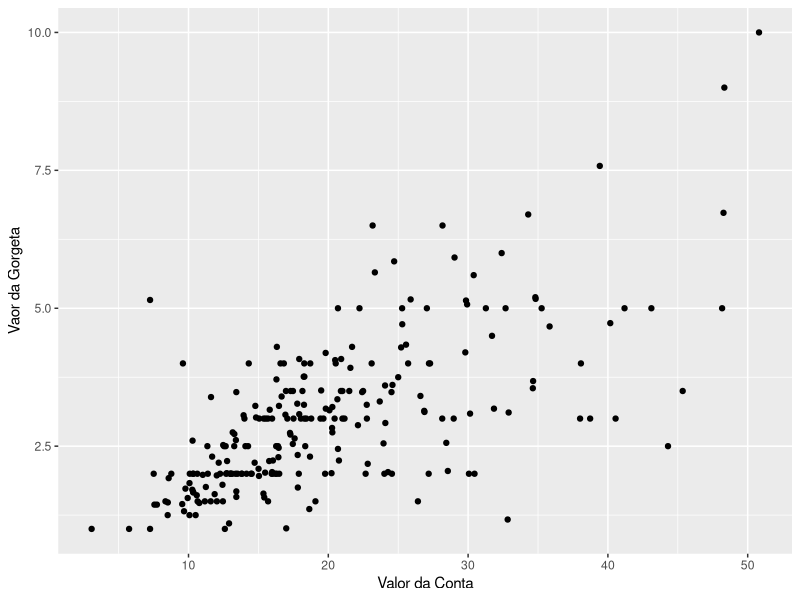
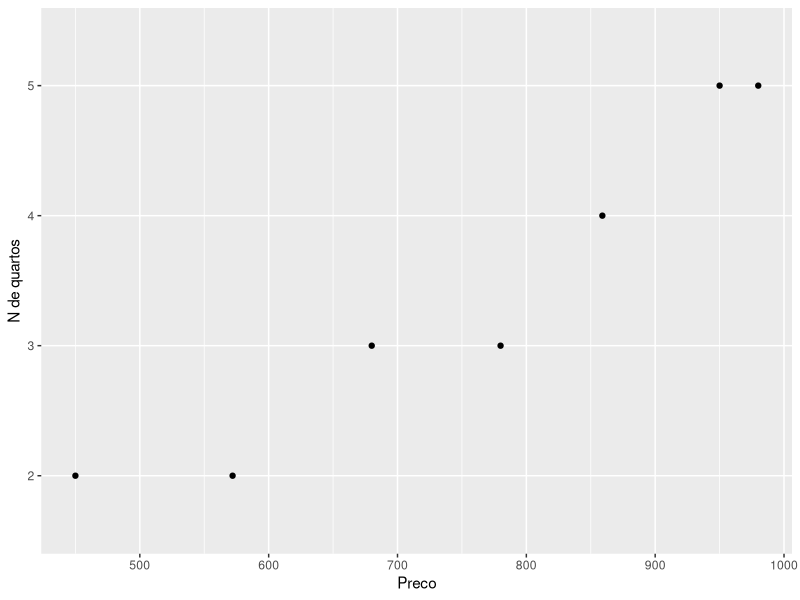
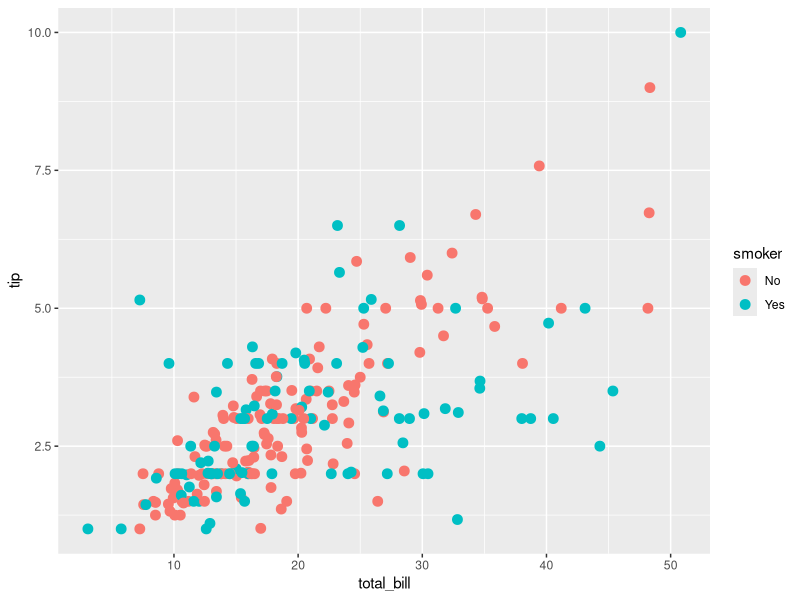
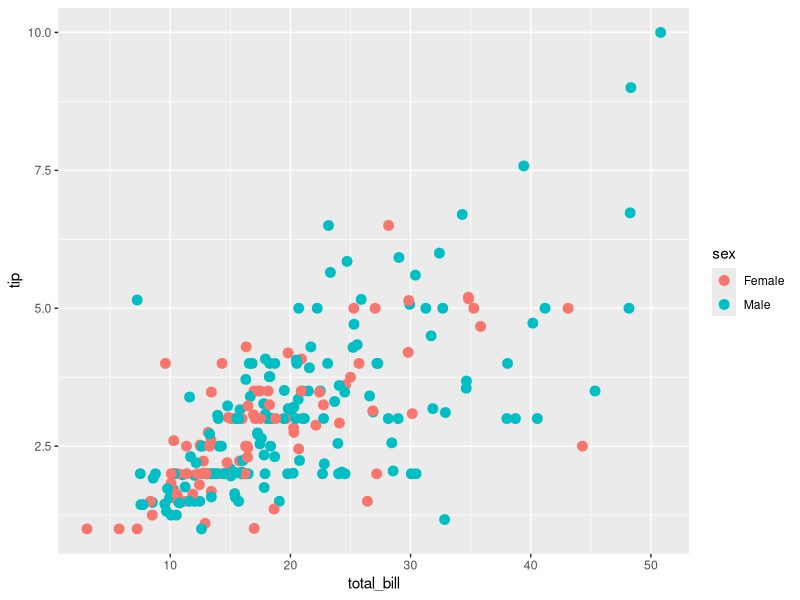
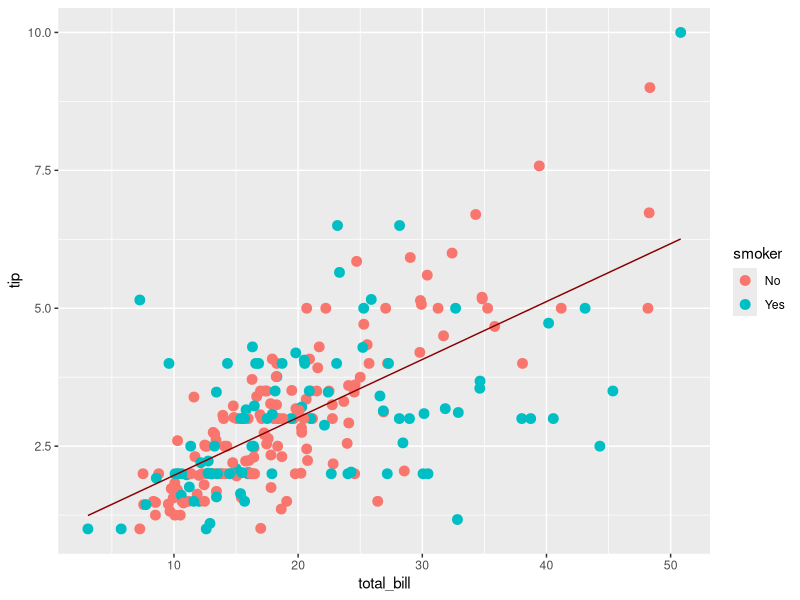
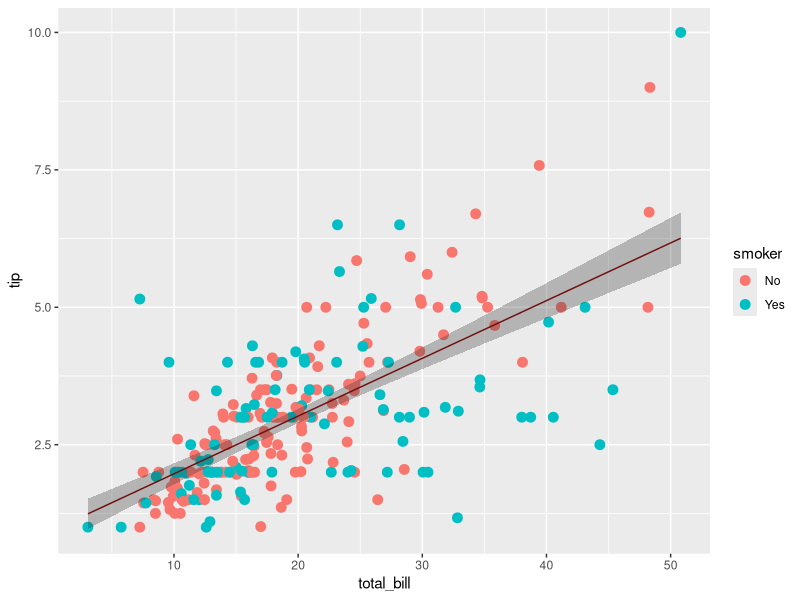
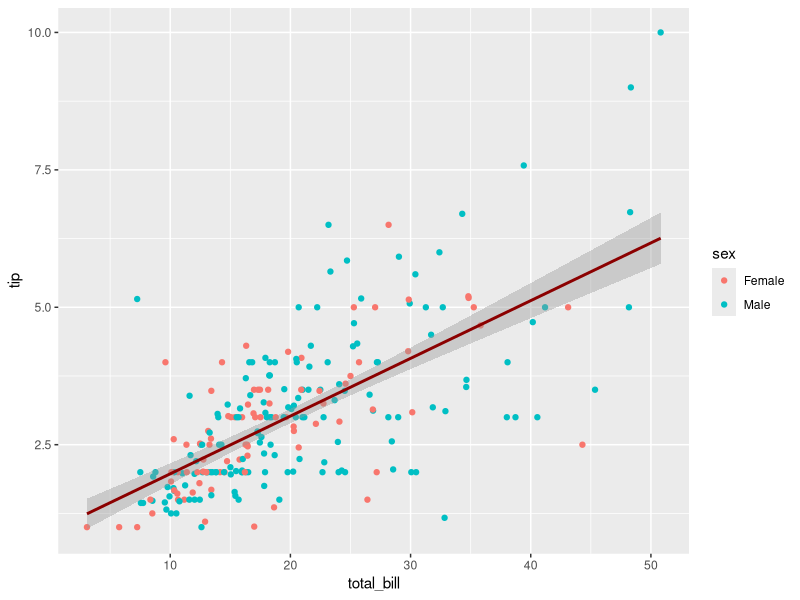
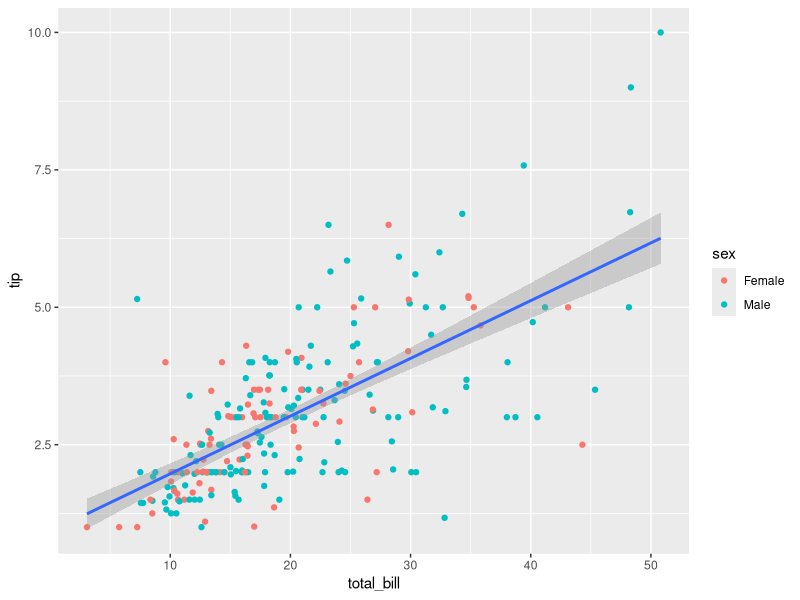

The R source for these figures, in order:
# Explorando o ggplot2

# Configurando Diretório de Trabalho
setwd("C:/Users/Julia/Desktop/CienciaDeDados/1.Big-Data-Analytics-com-R-e-Microsoft-Azure-Machine-Learning/4.Linguagem-R-Graficos")
getwd()

# Descricao

# Um sistema grafico completo, alternativo ao sistema basico de graficos do R
# Oferece mais opcoes de modificacao, legendas prontas e formatacao mais solidade


# Instalando e carregando o pacote
install.packages('ggplot2')
library(ggplot2)

# Plotando um grafico basico com qplot()

# O primeiro comando data(tips, package = 'reshape2') carrega o conjunto de dados tips (que difernte do iris
# nao vem ja carregado) do pacote reshape2 na sessão atual do R.

# O segundo comando qplot(total_bill, tip, data = tips, geom = 'point') cria um gráfico de dispersão
# (também chamado de gráfico de pontos) usando a função qplot() do pacote ggplot2.

# O comando qplot() toma as seguintes entradas:
  
#  total_bill e tip (nao precisa colocar tips$total_bill e tips$tip), pode colocar apenas o nome da
#  coluna total_bill e tip e estes serao os valores que irao ser plotados no eixo x e eixo y, respectivamente.

#  data = tips especifica que os dados para o gráfico vêm do data frame tips.

#  geom = 'point' especifica que o gráfico deve ser criado com pontos.

data(tips, package = 'reshape2')
View(tips)
qplot(total_bill, tip, data = tips, geom = 'point', xlab = 'Valor da Conta', ylab = 'Vaor da Gorgeta') # 'total_bill - valor da conta | 'tip' - valor da gorgeta


# Outro exemplo usando qplot()

# criando df com valores direto na funcao
df_valor_casas <- data.frame(Preco = c(572, 780, 859, 950, 450, 680, 980),
                              `N de Quartos` = c('2', '3', '4', '5', '2', '3', '5'),
                              Bairro = c('Classe Alta', 'Classe Media', 'Classe Alta', 'Classe Alta', 'Classe Media', 'Classe Media', 'Classe Alta'),
                              row.names = c('Casa 1', 'Casa 2', 'Casa 3', 'Casa 4', 'Casa 5', 'Casa 6', 'Casa 7'))

# criando o qplot
qplot(df_valor_casas$Preco, df_valor_casas$N.de.Quartos, data = df_valor_casas,
      geom = 'point', xlab = 'Preco', ylab = 'N de quartos')



# *** Agora vamos construir um grafico utlizando camada a camada ***

# Camada 1
# - vamos utilizar geom_point() que permite colocar os pontos no grafico
# - vamos utilizar o mapping que e um dos parametros de geom_point()
# - vamos usar o aes (funcao de 'aesthetics' que é usada para mapear variáveis aos atributos estéticos (visuais) de um gráfico,
#   como a posição, cor, tamanho, forma ou transparência dos pontos, linhas ou barras.)

camada1 <- geom_point(
  mapping = aes(x = total_bill, y = tip, color = smoker), # color diz se quem deu gorgeta era fumante ou nao
  data = tips,
  size = 3
)
ggplot() + camada1

# resumido
ggplot(data = tips, aes(x = total_bill, y = tip, color = sex)) + # color diz qual o sexo de quem deu a gorgeta
  geom_point(size = 3)


# *** Construindo um modelo de regressao (modelo de regressao linear simples) ***

# - Primeiro criamos um modelo regressao linear simples (modelo_base) utilizando a formula tip ~ total_bill que vai indicar
#   que queremos prever a gorjeta com base no valor total da conta. O argumento data = tips especifica que os dados a serem usados sao do dataframe tips.

# - Depois criamos um dataframe com duas colunas. A primeira coluna é chamada de "total_bill" e contém os valores 
#   da variavel "total_bill" do conjunto de dados "tips".
# - A segunda coluna é gerada pela função "predict" que serve para gerar as previsoes da variavel resposta ('tip') com
#   base nos valores da variável preditora ("total_bill") usando modelo de regressão "modelo_base" e especificamos
#   o intervalo de confiança de 95% com o argumento "interval = "confidence".
# - O resultado é uma matriz com três colunas: os valores previstos para a variável resposta (fit),
#   o limite inferior do intervalo de confiança (lwr) e o limite superior do intervalo de confiança (upr).
# - Se o valor total da conta ('total_bill') foi de 10,34 ao lado teremos o valor medio que deve ser a gorgeta + valor alto + valor baixo

modelo_base <- lm(tip ~ total_bill, data = tips) 
summary(modelo_base)

modelo_fit <- data.frame(                        
  total_bill = tips$total_bill,
  predict(modelo_base, interval = "confidence")
)
View(modelo_fit)

# Camada 2
# - esta criando um objeto de linha (geom_line) baseada nos dados do modelo_fit
# - mapeia o eixo x (total_bill) e o eixo y (fit) para a linha que será criada com a cor 'darkred'

camada2 <- geom_line(
  mapping = aes(x = total_bill, y = fit), # fit vem do df modelo_fit
  data = modelo_fit,
  color = 'darkred'
)
ggplot() + camada1 + camada2

# Camada 3
# - utilizamos a funcao geom_ribbon() para plotar uma faixa de confianca em torno da linha de regressão ajustada.
# - essa faixa é uma especie de limite de confiança. Logo a faixa cinza pode ser considerado uma margem de erro.
# - A faixa de confianca é criada a partir dos intervalos de confianca calculados anteriormente e é mostrada como uma
#   região sombreada no gráfico. A estética ymin e ymax mapeiam os limites inferior e superior do intervalo de confiança,
#   respectivamente. O parâmetro alpha define a transparência da faixa de confiança.

camada3 <- geom_ribbon(
  mapping = aes(x = total_bill, ymin = lwr, ymax = upr),
  data = modelo_fit,
  alpha = 0.3
)
ggplot() + camada1 + camada2 + camada3


# Versao final otimizada (sem ser por camada)
ggplot(tips, aes(x = total_bill, y = tip)) +
  geom_point(aes(color = sex)) +
  geom_smooth(method = lm, color = 'darkred')


# Gravando o grafico em um objeto

myplot_tips <- ggplot(tips, aes(x = total_bill, y = tip)) +
  geom_point(aes(color = sex)) +
  geom_smooth(method = 'lm')

class(myplot_tips)
print(myplot_tips)


# Exemplo acima usando o df_valor_casas (sem modelo de regressao linear)

# Camada 1
camada1_df <- geom_point(
  mapping = aes(x = df_valor_casas$Preco, y = df_valor_casas$N.de.Quartos, color = df_valor_casas$Bairro),
  data = df_valor_casas,
  size = 3
)
ggplot() + camada1_df

# Versao final otimizada (sem criar a camada1)
ggplot(df_valor_casas, aes(x = df_valor_casas$Preco, y = df_valor_casas$N.de.Quartos)) +
  geom_point(aes(color = df_valor_casas$Bairro))



# Criar um ScatterPlot (grafico de dispersao) com linha de regressao

# Criando os dados 
# - data frame chamado "data" com três colunas: "cond", "var1" e "var2".
# - coluna "cond" tem 20 observações, sendo 10 delas com o valor "Obs1" e 10 com o valor "Obs2". Essa coluna é criada com a função "rep", que repete os valores especificados um número determinado de vezes.
# - coluna "var1" tem 100 observações e é criada com a sequência de números de 1 a 100 somada a um ruído normal gerado com a função "rnorm" com desvio padrão igual a 9.

data <- data.frame(cond = rep(c("Obs1", "Obs2"), each = 10),
                   var1 = 1:100 + rnorm(100, sd = 9),
                   var2 = 1:100 + rnorm(100, sd = 16))
View(data)

# Plot

# - O codigo abaixo cria um gráfico de dispersão (scatterplot) com os valores da variável "var1" no eixo x e os valores
#   da variável "var2" no eixo y, utilizando o pacote ggplot2.
# - A funcao geom_point() adiciona os pontos ao gráfico com o argumento "shape" especificando a forma dos pontos e 
#   "size" especificando o tamanho.
# - A funcao geom_smooth() adiciona uma linha de tendência ao grafico utilizando o método de regressão linear (lm).
#   O argumento "se = FALSE" remove a sombra ao redor da linha de tendência.

ggplot(data, aes(x = var1, y = var2)) +
  geom_point(shape = 1, size = 2 ) +
  geom_smooth(method = lm, color = 'red', se = FALSE)

?lm


# BarPlot

# Criando df para dados

dados <- data.frame(grupo = c('A ', 'B ', 'C ', 'D '),
                    valor = c(33, 62, 56, 67),
                    num_obs = c(100, 500, 459, 342))

View(dados)

# Gerando a massa de dados no df

dados$right = cumsum(dados$num_obs) + 30 * c(0:(nrow(dados)-1))
dados$left = dados$right - dados$num_obs

# Plot

ggplot(dados) +                                 
  geom_rect(aes(xmin = left, xmax = right,                                  # usamos geom_rect para grafico de barras / xmin e xmax valores do label x
                ymin = 0, ymax = valor, colour = grupo, fill = grupo)) +    # ymin e ymax valors do label / colour define a borda e fill preenche as cores e cria legenda
                xlab('Numero de Observacoes') + ylab('Valor')




# Usando o df mtcars

View(df_mtcars)

# Plot - podemos visualizar como a quilometragem média do combustível varia com a cilindrada do motor. Em geral, espera-se que
# a eficiência do combustível diminua à medida que a cilindrada do motor aumenta,

ggplot(data = mtcars, aes(x = disp, y = mpg)) + geom_point() # com milhas por galao

# Outro aspecto que pode ser mapeado nesse grafico é a cor dos pontos 
# A opção colour é utilizada para representar as cores dos pontos no gráfico de acordo com a variável am, que indica se
# o carro possui transmissão automática (am = 0) ou manual (am = 1). Como essa variável é categórica, a função as.factor() é utilizada para convertê-la em um fator.

ggplot(data = mtcars, aes(x = disp, y = mpg, colour = as.factor(am))) +
  geom_point()

# No entando, tambem podemos mapear uma variavel continua a cor dos pontos: (coluna cyl)

ggplot(data = mtcars, aes(x = disp, y = mpg, colour = cyl)) +
  geom_point()

# Tambem podemos mapear o tamanho dos pontos a uma variavel de interesse (coluna wt)
# A legenda é inserida automaticaente no grafico

ggplot(data = mtcars, aes(x = disp, y = mpg, colour = cyl, size = wt)) +
  geom_point()


# *** Os geoms() definem qual forma geometrica sera utilizada para visualizacao dos dados no grafico ***


# Boxplot
ggplot(data = mtcars,
       aes(x = as.factor(cyl), y = mpg)) +
  geom_boxplot()

# Histogramas
ggplot(data = mtcars, 
       aes(x = mpg), binwidth = 30) +
  geom_histogram()

# Grafico de Barras
ggplot(data = mtcars,
       aes(x = as.factor(cyl))) +
  geom_bar()




# Personalizando os graficos (mudando cores e contorno)

colors()

ggplot(data = mtcars, aes(x = as.factor(cyl), y = mpg, colour = as.factor(cyl))) + # utiliza a função as.factor() para mapear a variável cyl para as estéticas colour e fill como fatores, o que faz com que diferentes cores sejam usadas para as diferentes categorias da variável. Já o segundo código, por não usar a função as.factor(), mapeia a variável cyl para a estética fill como uma variável numérica contínua, o que não resulta em cores diferentes para cada categoria.
  geom_boxplot()

ggplot(data = mtcars, aes(x = as.factor(cyl), y = mpg, fill = as.factor(cyl))) +
  geom_boxplot()

ggplot(data = mtcars, aes(x = as.factor(cyl), y = mpg)) +
  geom_boxplot(color = 'blue', fill = 'seagreen4')



# Podemos alterar os eixos

ggplot(data = mtcars, aes(x = mpg)) +
  geom_histogram() +
  xlab('Milhas por galao') + ylab('Frequencia')


# Legendas
ggplot(data = mtcars, aes(x = as.factor(cyl), fill = as.factor(cyl))) +
  geom_bar() +
  labs(fill = 'Cyl') # legenda da legenda

# Trocando a posicao da legenda
ggplot(data = mtcars, aes(x = as.factor(cyl), fill = as.factor(cyl))) +
  geom_bar() +
  labs(fill = 'Cyl') +
  theme(legend.position = 'top') # posicao da legenda

# Sem legenda
ggplot(data = mtcars, aes(x = as.factor(cyl), fill = as.factor(cyl))) +
  geom_bar() +
  guides(fill = FALSE)



# Facets (varios graficos na mesma area de plotagem)

# - A função facet_grid() é usada para dividir o gráfico em painéis diferentes com base no valor da variável am, que representa
# o tipo de transmissão (0 para automática e 1 para manual). O argumento ~. indica que o gráfico deve ser dividido apenas em
# uma coluna com painéis diferentes para cada valor distinto de am.

# - Dessa forma, o gráfico resultante mostra um painel para carros com transmissão automática (am = 0) e outro para carros com
# transmissão manual (am = 1), em que cada painel apresenta o gráfico de dispersão dos pontos coloridos por número de cilindros.

ggplot(data = mtcars, aes(x = mpg, y = disp, colour = as.factor(cyl))) +
  geom_point() +
  facet_grid(am~.)                                                         # horizontal

ggplot(data = mtcars, aes(x = mpg, y = disp, colour = as.factor(cyl))) +
  geom_point() +
  facet_grid(.~gear)                                                       # vertical



# *** Plots diferentes juntos (diferente de Facet) ***

install.packages('gridExtra')
library(gridExtra)
library(ggplot2)

# Dataset diamonds
data(diamonds)


# Histograma com plot1 - Podemos observar a partir do gráfico que a maior concentração de preços de diamantes está na faixa de 0 a 10000, sendo que a maioria dos diamantes têm preço inferior a 5000. Além disso, podemos notar que há uma cauda longa na distribuição, indicando que existem poucos diamantes com preços muito altos.

plot1 <- qplot(price, data = diamonds, binwidth = 1000, xlab = 'Preco', ylab = 'Frequencia')
plot1

# ScatterPlot (grafico de dispersao) com plot2 - relação entre o peso e o preço do diamante, observando como eles variam em conjunto. É possível notar que há uma tendência de aumento do preço à medida que o peso do diamante aumenta, o que é esperado. Porém, também é possível notar que os diamantes com corte "Ideal" têm preços mais altos em geral, independentemente do seu peso, enquanto os diamantes com corte "Fair" têm preços mais baixos em geral.

plot2 <- qplot(carat, price, data = diamonds, colour = cut, xlab = 'Carat (Peso em quilates)', ylab = 'Preco') +
  labs(color = 'Cut (Qualidade de Corte)')
plot2

# Combinando os 2 plots na mesma area

grid.arrange(plot1, plot2, ncol = 1)





# *** explicando 'summary(modelo_base)' ***

# Residual standard error: 1.022 on 242 degrees of freedom
# Multiple R-squared:  0.4566,	Adjusted R-squared:  0.4544 
# F-statistic: 203.4 on 1 and 242 DF,  p-value: < 2.2e-16


# - A linha "Call:" indica que o modelo foi ajustado usando a função lm() com a fórmula "tip ~ total_bill" 
#   e os dados do dataframe tips.

# - A secao "Residuals:" mostra as estatísticas descritivas dos resíduos do modelo (diferença entre os valores observados 
#   e os valores preditos pelo modelo). O mínimo, 1º quartil, mediana, 3º quartil e máximo dos resíduos são exibidos.

# - A secao "Coefficients:" mostra os coeficientes do modelo, incluindo o intercepto e o coeficiente de inclinação para a
#   variável preditora total_bill. Para cada coeficiente, temos sua estimativa, erro padrão, estatística t, e valor p.
#   O intercepto é estimado em 0.920270, e o coeficiente para a variável total_bill é 0.105025. Ambos os coeficientes sao
#   significantes no nível de significância de 0.05, como indicado pelos símbolos de asterisco ao lado dos valores p.

#   * O intercepto é a estimativa do valor da variável de resposta quando a variável preditora é zero. No caso deste modelo, o 
#   intercepto é de 0.920270, o que significa que quando a conta do cliente é zero, a gorjeta esperada é de aproximadamente 92 centavos.
#   * O coeficiente de inclinação para a variável preditora (total_bill) mede a mudança esperada na variável de resposta (tip)
#   quando a variavel preditora aumenta em uma unidade. Neste modelo, o coeficiente de inclinação é de 0.105025, o que 
#   significa que a cada aumento de um dólar na conta do cliente, espera-se um aumento de 10,5 centavos na gorjeta.
#   * O erro padrao e uma medida de quão preciso é a estimativa do coeficiente. Quanto menor o erro padrão, 
#   mais confiável é a estimativa.
#   * A estatística t mede a significância estatística do coeficiente. Quanto maior a estatística t, mais significativo é
#   o coeficiente. Nesse modelo, tanto o intercepto quanto o coeficiente de inclinação são estatisticamente significativos,
#   com estatísticas t de 5.761 e 14.260, respectivamente.
#   * O valor p mede a probabilidade de obter uma estatística t tão grande ou maior do que a observada se a hipotese nula de
#   que o coeficiente é zero fosse verdadeira. Um valor p menor que o nível de significância (geralmente 0,05) indica que é
#   improvável que o coeficiente seja zero e que ele é estatisticamente significativo. Neste modelo, ambos os coeficientes
#   têm valores p muito baixos, indicando que são altamente significativos.

# - A secao "Residual standard error:" mostra o desvio padrão dos resíduos, que é uma medida da variabilidade nao
#   explicada pelo modelo.

# - A secao "Multiple R-squared:" mostra o coeficiente de determinação R², que é uma medida de quão bem o modelo se ajusta
#   aos dados. Nesse caso, o modelo explica cerca de 45,66% da variabilidade na gorjeta.

# - A secao "Adjusted R-squared:" mostra o R² ajustado, que leva em consideração o número de preditores no modelo.
#   Nesse caso, o R² ajustado é ligeiramente menor que o R², indicando que o modelo pode estar sofrendo de superajuste.

# - A secao "F-statistic:" mostra a estatistica F para testar se pelo menos um dos coeficientes é diferente de zero.
#   Nesse caso, o valor de F é 203.4, indicando que há forte evidência de que pelo menos um dos coeficientes é diferente de zero.

# - A secao "p-value:" mostra o valor p para a estatística F. O valor p é muito baixo, menor que 2.2e-16,
#   indicando que há forte evidência contra a hipótese nula de que todos os coeficientes são zero.
#   Isso confirma a conclusão da seção "F-statistic".


png('GraficoGrindDiamonds.png', width = 1500, height = 1000, res = 100)

dev.off() # fecha o dispositivo de graficos


# salvar a grade de plots em um arquivo PNG
ggsave("GraficoGrindDiamonds.png", width = 8, height = 6, dpi = 300)

dev.off() # fecha o dispositivo de graficos
